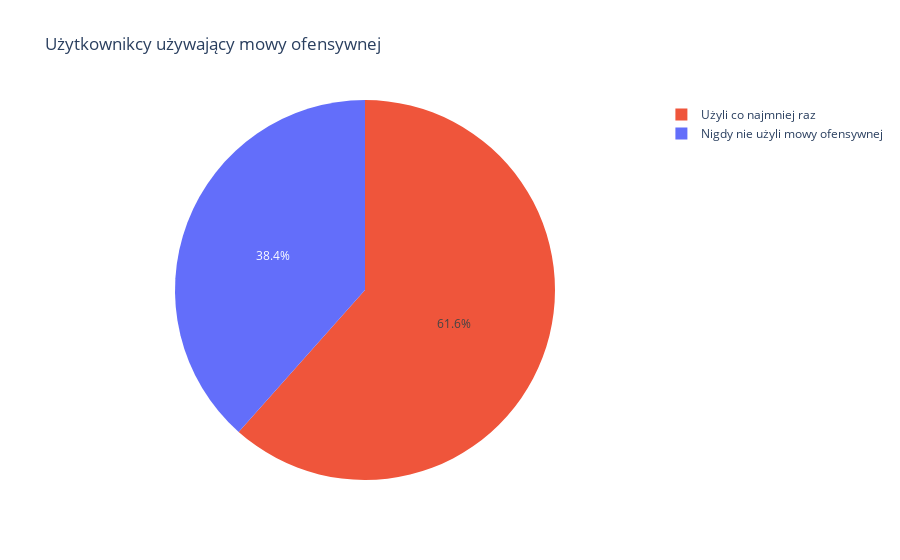

Notebook cell for this chart:
### Code cell
import plotly.express as px

data = {
    "Names": ["Nigdy nie użyli mowy ofensywnej", "Użyli co najmniej raz"],
    "Percentage": [
        1 - hate_per_user.shape[0] / (posts_per_user.shape[0]),
        hate_per_user.shape[0] / posts_per_user.shape[0],
    ],
}

df = pd.DataFrame(data)

fig = px.pie(
    df,
    values="Percentage",
    names="Names",
    title="Użytkownikcy używający mowy ofensywnej",
    color=df.index,
)

fig.show()

### Figure 1 — Plotly figure (JSON) as saved in the notebook; plotly's stock layout.template omitted (floating-point values rounded to 4 significant figures)
{"data": [{"customdata": [[0], [1]], "domain": {"x": [0, 1], "y": [0, 1]}, "hovertemplate": "Names=%{label}<br>Percentage=%{value}<br>index=%{customdata[0]}<extra></extra>", "labels": ["Nigdy nie użyli mowy ofensywnej", "Użyli co najmniej raz"], "legendgroup": "", "marker": {"colors": ["#636efa", "#EF553B"]}, "name": "", "showlegend": true, "type": "pie", "values": [0.3842, 0.6158]}], "layout": {"autosize": true, "legend": {"tracegroupgap": 0}, "title": {"text": "Użytkownikcy używający mowy ofensywnej"}}}
